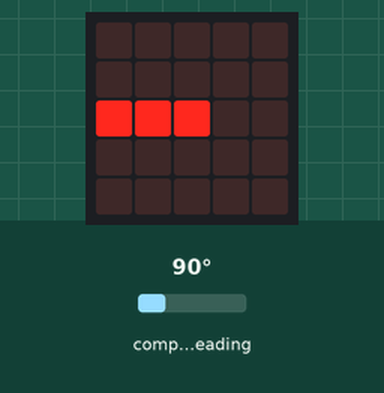
This program was run on a simulated BBC micro:bit running MicroPython. Shown: the board's 5×5 LED display. The test bench sets the inputs (shaded band); at power-on: compass heading 90°. The compass is already calibrated.

Above: at 1.3 s.
1.4 s: compass heading set to 7°
At 1.7 s:
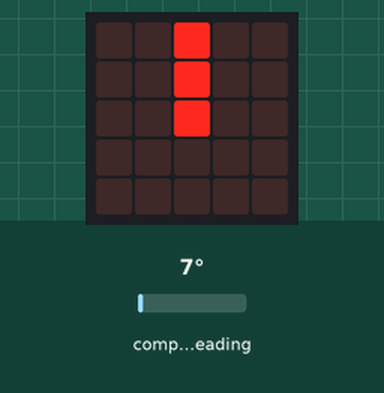
2.9 s: compass heading set to 180°
At 4.1 s:
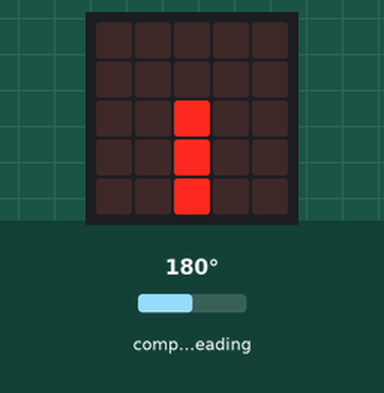
4.4 s: compass heading set to 269°
At 5.2 s:
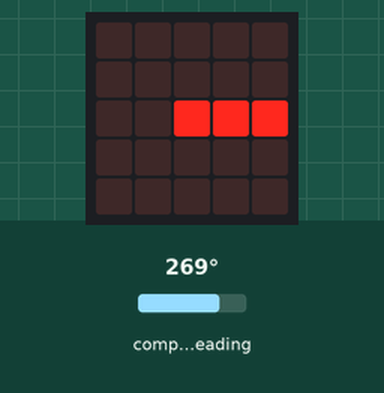
5.9 s: compass heading set to 90°
At 6.3 s:
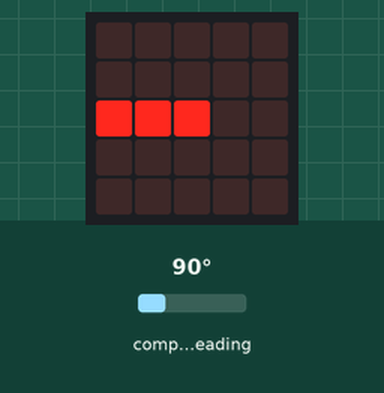
7.4 s: compass heading set to 352°
At 8.7 s:
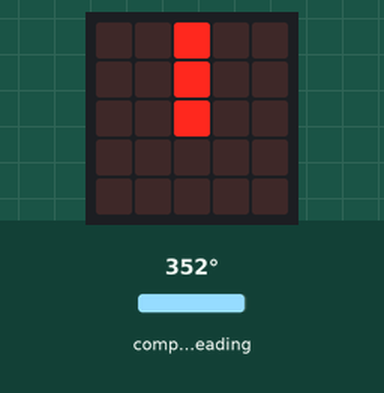
Timing chart, 0 to 9.9 s (numbered marks = the images above; inputs shaded):
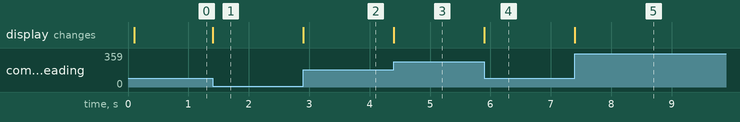

Measured:
- after the input at 1.4 s, the display: changes at once (image 1)
- after the input at 2.9 s, the display: changes at once (image 2)
- after the input at 4.4 s, the display: changes at once (image 3)
- after the input at 5.9 s, the display: changes at once (image 4)
- after the input at 7.4 s, the display: changes at once (image 5)

The program:

___.py
```python
"""
    compass.py
    ~~~~~~~~~~

    Creates a compass.

    The user will need to calibrate the compass first. The compass uses the
    built-in clock images to display the position of the needle.

"""
from microbit import *


# Start calibrating
compass.calibrate()

# Try to keep the needle pointed in (roughly) the correct direction
while True:
    needle = ((15 - compass.heading()) // 30) % 12
    display.show(Image.ALL_CLOCKS[needle])
```
